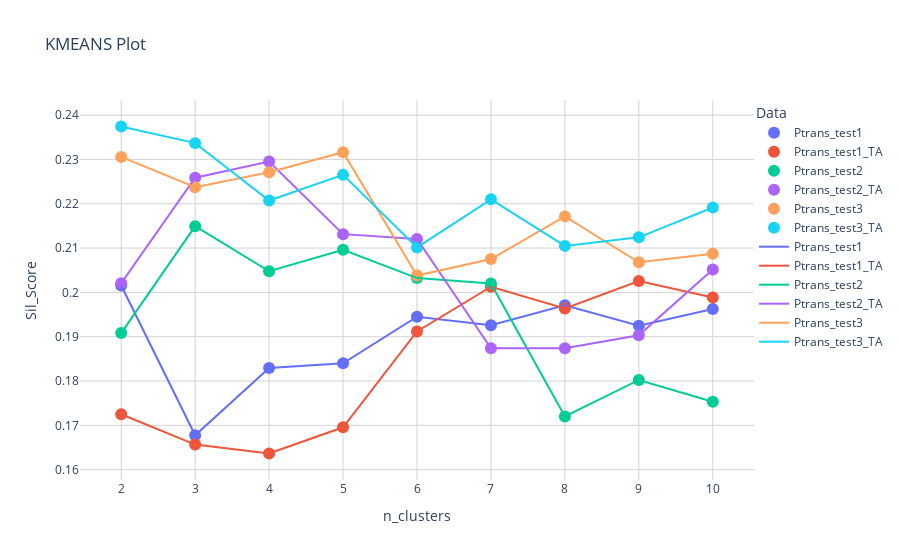

The code cell stored with this chart in its notebook:
### Code cell
scatter_fig = px.scatter(data_frame=sil_score.query('Metodo == "Agglomerative"'), x="n_clusters", y="Sil_Score", color='Data',
                          title='KMEANS Plot')

# Create traces for lines connecting the points
lines_fig = px.line(data_frame=sil_score.query('Metodo == "Agglomerative"'), x="n_clusters", y="Sil_Score", color='Data', 
            line_shape='linear')
# Update the scatter plot to show markers and lines
scatter_fig.update_traces(marker=dict(size=12), selector=dict(mode='markers'))
scatter_fig.add_traces(lines_fig.data)  # Add lines to the scatter plot

    # Customize the appearance of the combined plot
scatter_fig.update_xaxes(showgrid=True, gridwidth=1, gridcolor='LightGray')
scatter_fig.update_yaxes(showgrid=True, gridwidth=1, gridcolor='LightGray')
scatter_fig.update_layout(plot_bgcolor='white')

    # Update legend positions for both traces
scatter_fig.update_layout(legend=dict(x=1, y=1, traceorder='normal', orientation='v'))
    #lines_fig.update_layout(legend=dict(x=1, y=1.15, traceorder='normal', orientation='h'))

    # Show the combined plot with markers and lines
scatter_fig.show()

### Figure 1 — Plotly figure (JSON) as saved in the notebook; plotly's stock layout.template omitted (floating-point values rounded to 4 significant figures)
{"data": [{"hovertemplate": "Data=Ptrans_test1<br>n_clusters=%{x}<br>Sil_Score=%{y}<extra></extra>", "legendgroup": "Ptrans_test1", "marker": {"color": "#636efa", "size": 12, "symbol": "circle"}, "mode": "markers", "name": "Ptrans_test1", "orientation": "v", "showlegend": true, "type": "scatter", "x": [2, 3, 4, 5, 6, 7, 8, 9, 10], "xaxis": "x", "y": [0.2015, 0.1678, 0.1829, 0.184, 0.1945, 0.1926, 0.1971, 0.1925, 0.1963], "yaxis": "y"}, {"hovertemplate": "Data=Ptrans_test1_TA<br>n_clusters=%{x}<br>Sil_Score=%{y}<extra></extra>", "legendgroup": "Ptrans_test1_TA", "marker": {"color": "#EF553B", "size": 12, "symbol": "circle"}, "mode": "markers", "name": "Ptrans_test1_TA", "orientation": "v", "showlegend": true, "type": "scatter", "x": [2, 3, 4, 5, 6, 7, 8, 9, 10], "xaxis": "x", "y": [0.1725, 0.1657, 0.1636, 0.1696, 0.1912, 0.2013, 0.1964, 0.2026, 0.1988], "yaxis": "y"}, {"hovertemplate": "Data=Ptrans_test2<br>n_clusters=%{x}<br>Sil_Score=%{y}<extra></extra>", "legendgroup": "Ptrans_test2", "marker": {"color": "#00cc96", "size": 12, "symbol": "circle"}, "mode": "markers", "name": "Ptrans_test2", "orientation": "v", "showlegend": true, "type": "scatter", "x": [2, 3, 4, 5, 6, 7, 8, 9, 10], "xaxis": "x", "y": [0.1908, 0.2149, 0.2048, 0.2096, 0.2032, 0.202, 0.172, 0.1802, 0.1753], "yaxis": "y"}, {"hovertemplate": "Data=Ptrans_test2_TA<br>n_clusters=%{x}<br>Sil_Score=%{y}<extra></extra>", "legendgroup": "Ptrans_test2_TA", "marker": {"color": "#ab63fa", "size": 12, "symbol": "circle"}, "mode": "markers", "name": "Ptrans_test2_TA", "orientation": "v", "showlegend": true, "type": "scatter", "x": [2, 3, 4, 5, 6, 7, 8, 9, 10], "xaxis": "x", "y": [0.2021, 0.2259, 0.2295, 0.2131, 0.212, 0.1874, 0.1874, 0.1903, 0.2052], "yaxis": "y"}, {"hovertemplate": "Data=Ptrans_test3<br>n_clusters=%{x}<br>Sil_Score=%{y}<extra></extra>", "legendgroup": "Ptrans_test3", "marker": {"color": "#FFA15A", "size": 12, "symbol": "circle"}, "mode": "markers", "name": "Ptrans_test3", "orientation": "v", "showlegend": true, "type": "scatter", "x": [2, 3, 4, 5, 6, 7, 8, 9, 10], "xaxis": "x", "y": [0.2306, 0.2237, 0.2271, 0.2316, 0.2038, 0.2075, 0.2171, 0.2068, 0.2087], "yaxis": "y"}, {"hovertemplate": "Data=Ptrans_test3_TA<br>n_clusters=%{x}<br>Sil_Score=%{y}<extra></extra>", "legendgroup": "Ptrans_test3_TA", "marker": {"color": "#19d3f3", "size": 12, "symbol": "circle"}, "mode": "markers", "name": "Ptrans_test3_TA", "orientation": "v", "showlegend": true, "type": "scatter", "x": [2, 3, 4, 5, 6, 7, 8, 9, 10], "xaxis": "x", "y": [0.2374, 0.2337, 0.2207, 0.2265, 0.2101, 0.221, 0.2105, 0.2124, 0.2191], "yaxis": "y"}, {"hovertemplate": "Data=Ptrans_test1<br>n_clusters=%{x}<br>Sil_Score=%{y}<extra></extra>", "legendgroup": "Ptrans_test1", "line": {"color": "#636efa", "dash": "solid", "shape": "linear"}, "marker": {"symbol": "circle"}, "mode": "lines", "name": "Ptrans_test1", "orientation": "v", "showlegend": true, "type": "scatter", "x": [2, 3, 4, 5, 6, 7, 8, 9, 10], "xaxis": "x", "y": [0.2015, 0.1678, 0.1829, 0.184, 0.1945, 0.1926, 0.1971, 0.1925, 0.1963], "yaxis": "y"}, {"hovertemplate": "Data=Ptrans_test1_TA<br>n_clusters=%{x}<br>Sil_Score=%{y}<extra></extra>", "legendgroup": "Ptrans_test1_TA", "line": {"color": "#EF553B", "dash": "solid", "shape": "linear"}, "marker": {"symbol": "circle"}, "mode": "lines", "name": "Ptrans_test1_TA", "orientation": "v", "showlegend": true, "type": "scatter", "x": [2, 3, 4, 5, 6, 7, 8, 9, 10], "xaxis": "x", "y": [0.1725, 0.1657, 0.1636, 0.1696, 0.1912, 0.2013, 0.1964, 0.2026, 0.1988], "yaxis": "y"}, {"hovertemplate": "Data=Ptrans_test2<br>n_clusters=%{x}<br>Sil_Score=%{y}<extra></extra>", "legendgroup": "Ptrans_test2", "line": {"color": "#00cc96", "dash": "solid", "shape": "linear"}, "marker": {"symbol": "circle"}, "mode": "lines", "name": "Ptrans_test2", "orientation": "v", "showlegend": true, "type": "scatter", "x": [2, 3, 4, 5, 6, 7, 8, 9, 10], "xaxis": "x", "y": [0.1908, 0.2149, 0.2048, 0.2096, 0.2032, 0.202, 0.172, 0.1802, 0.1753], "yaxis": "y"}, {"hovertemplate": "Data=Ptrans_test2_TA<br>n_clusters=%{x}<br>Sil_Score=%{y}<extra></extra>", "legendgroup": "Ptrans_test2_TA", "line": {"color": "#ab63fa", "dash": "solid", "shape": "linear"}, "marker": {"symbol": "circle"}, "mode": "lines", "name": "Ptrans_test2_TA", "orientation": "v", "showlegend": true, "type": "scatter", "x": [2, 3, 4, 5, 6, 7, 8, 9, 10], "xaxis": "x", "y": [0.2021, 0.2259, 0.2295, 0.2131, 0.212, 0.1874, 0.1874, 0.1903, 0.2052], "yaxis": "y"}, {"hovertemplate": "Data=Ptrans_test3<br>n_clusters=%{x}<br>Sil_Score=%{y}<extra></extra>", "legendgroup": "Ptrans_test3", "line": {"color": "#FFA15A", "dash": "solid", "shape": "linear"}, "marker": {"symbol": "circle"}, "mode": "lines", "name": "Ptrans_test3", "orientation": "v", "showlegend": true, "type": "scatter", "x": [2, 3, 4, 5, 6, 7, 8, 9, 10], "xaxis": "x", "y": [0.2306, 0.2237, 0.2271, 0.2316, 0.2038, 0.2075, 0.2171, 0.2068, 0.2087], "yaxis": "y"}, {"hovertemplate": "Data=Ptrans_test3_TA<br>n_clusters=%{x}<br>Sil_Score=%{y}<extra></extra>", "legendgroup": "Ptrans_test3_TA", "line": {"color": "#19d3f3", "dash": "solid", "shape": "linear"}, "marker": {"symbol": "circle"}, "mode": "lines", "name": "Ptrans_test3_TA", "orientation": "v", "showlegend": true, "type": "scatter", "x": [2, 3, 4, 5, 6, 7, 8, 9, 10], "xaxis": "x", "y": [0.2374, 0.2337, 0.2207, 0.2265, 0.2101, 0.221, 0.2105, 0.2124, 0.2191], "yaxis": "y"}], "layout": {"legend": {"orientation": "v", "title": {"text": "Data"}, "tracegroupgap": 0, "traceorder": "normal", "x": 1, "y": 1}, "plot_bgcolor": "white", "title": {"text": "KMEANS Plot"}, "xaxis": {"anchor": "y", "domain": [0, 1], "gridcolor": "LightGray", "gridwidth": 1, "showgrid": true, "title": {"text": "n_clusters"}}, "yaxis": {"anchor": "x", "domain": [0, 1], "gridcolor": "LightGray", "gridwidth": 1, "showgrid": true, "title": {"text": "Sil_Score"}}}}
